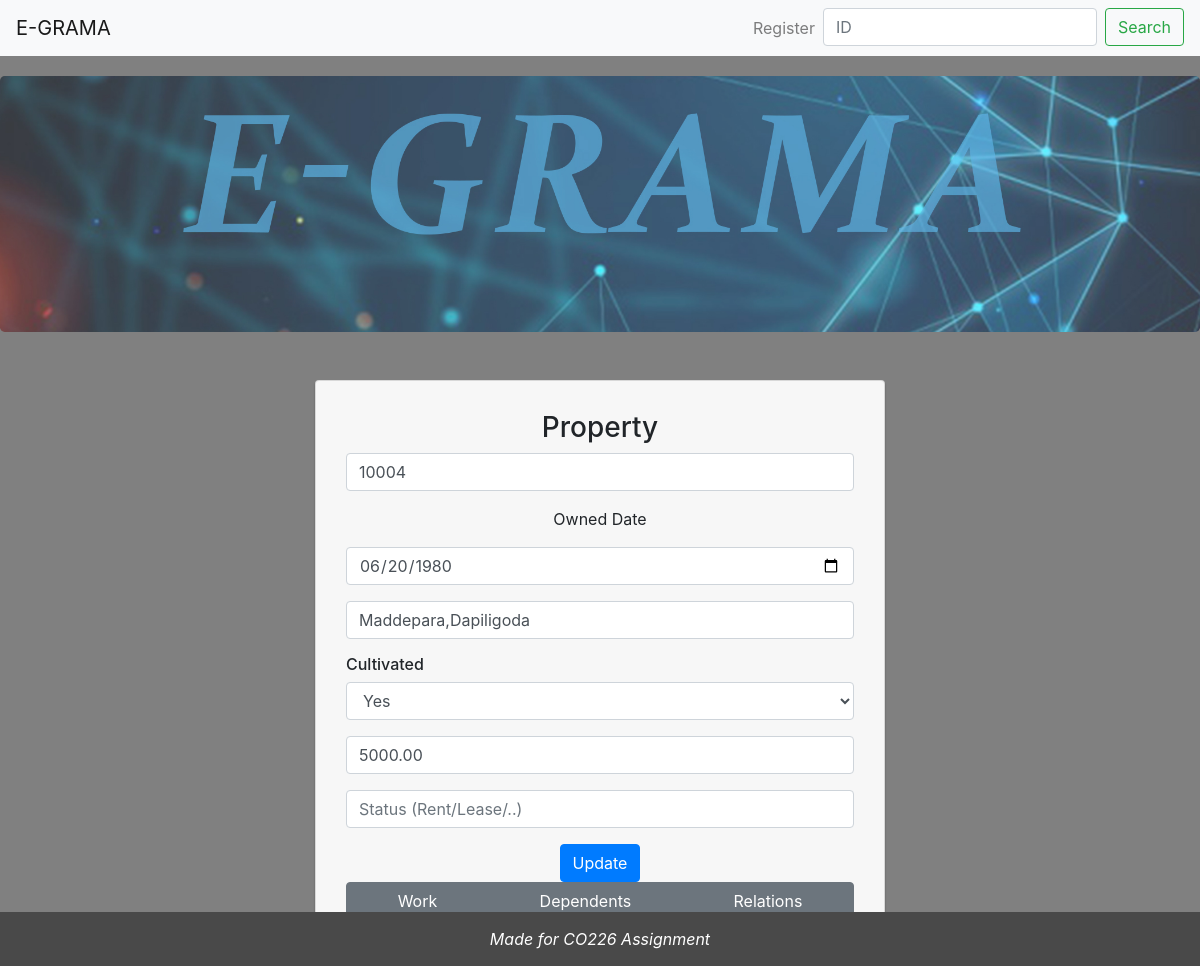
Screenshot of /property.php?edit=10004 with the database file from the repository.
### tables this page shows
CREATE TABLE `tbl_property` (
  `ASSESMENT_NUMBER` char(5) NOT NULL,
  `ID` char(12) NOT NULL,
  `OWNED_DATE` date NOT NULL,
  `ADDRESS` varchar(40) NOT NULL,
  `CULTIVATE_FLAG` char(1) NOT NULL,
  `MEAN_INCOME` decimal(12,2) NOT NULL,
  `STATUS` varchar(20) NOT NULL,
  PRIMARY KEY (`ASSESMENT_NUMBER`),
  KEY `ID` (`ID`),
  CONSTRAINT `tbl_property_ibfk_1` FOREIGN KEY (`ID`) REFERENCES `tbl_person` (`ID`) ON DELETE CASCADE ON UPDATE CASCADE
);

### processProperty.php (called while the page is built, shortened)
<?php require_once 'connection.php'; ?>
<?php
    if(isset($_GET['edit'])){
        $assesment_number = $_GET['edit'];
        $result = $mysqli->query("SELECT * from tbl_property where assesment_number='$assesment_number' ") or die($mysqli->error);
            if(mysqli_num_rows($result) == 1){
                $row = $result->fetch_array();
                $update = true;
                $id = $row['ID'];
                $assesment_number = $row['ASSESMENT_NUMBER'];
                $owned_date = $row['OWNED_DATE'];
                $address = $row['ADDRESS'];
                $mean_income = $row['MEAN_INCOME'];
                $cultivate_flag =$row['CULTIVATE_FLAG'] ;
                $status = $row['STATUS'];
            }
    }
?>

### property.php (the view, shortened to what this page needs)
<!DOCTYPE html>
<html lang="en">
<head>
    <link rel="stylesheet" href="./src/css/bootstrap.min.css">
    <link rel="stylesheet" href="./src/css/style.css">
</head>
<body>
    <nav class="navbar navbar-expand-lg navbar-light bg-light">
        <a class="navbar-brand" href="index.php">E-GRAMA</a>
        <div class="collapse navbar-collapse text-right" id="navbarSupportedContent">
          <ul class="navbar-nav  ml-auto">
            <li class="nav-item ">
            <a class="nav-link " href="person.php?add=new">Register</a>
            </li>
            <li class="nav-item">
                <form action="person.php" method="GET" class="form-inline">
                <input class="form-control mr-sm-2" name="edit" type="search" placeholder="ID" aria-label="Search">
                <button class="btn btn-outline-success my-2 my-sm-0" type="submit" >Search</button>
                </form>
            </li>
          </ul>
        </div>
      </nav>
    <div class="img-responsive jumbotron">
    </div>
    <div class="container-fluid">
        <div class="row mt-5">
            <div class="col-md-6 m-auto">
                <div class="card card-body text-center form">
                    <?php require_once 'processProperty.php'; ?>
                    <form action="processProperty.php" method="post">
                        <h3 class="text-center">Property</h3>
                        <div class="form-group">
                            <input type="text" name="assesment_number" value="<?php echo $assesment_number ;?>" class="form-control" placeholder="Assesment Number" required="required" maxlength="10">
                        </div>
                        <p class="birth">Owned Date</p>
                        <div class="form-group">
                            <input type="date" name="owned_date" value="<?php echo $owned_date ;?>" class="form-control" placeholder="Owned Date" required="required" maxlength="">
                        </div>
                        <div class="form-group">
                            <input type="text" name="address" value="<?php echo $address ;?>" class="form-control" placeholder="Address" required="required" maxlength="40">
                        </div>
                        <h6 class="text-left">Cultivated</h6>
                        <div class="form-group">
                            <select class='form-control' name="cultivate_flag" required="required">
                                <option value="Y" <?php if($cultivate_flag=='Y' || $cultivate_flag=='') echo 'selected' ;?> >Yes</option>
                            </select>
                        </div>
                        <div class="form-group">
                            <input type="number" step=0.01 name="mean_income" value="<?php echo $mean_income;?>" class="form-control" placeholder="Mean Income in LKR" required="required" maxlength="">
                        </div>
                        <div class="form-group">
                            <input type="text" name="status" value="<?php echo $status;?>" class="form-control" placeholder="Status (Rent/Lease/..)" required="required" maxlength="20">
                        </div>
                        <div class="btn-group" role="group" aria-label="Basic example">
                            <?php if($update == true) : ?>
                            <button type="submit" class="btn btn-md btn-primary btn-block" name="update">Update</button>
                            <?php
                            else: ?>
                            <button type="submit" class="btn btn-md btn-primary btn-block" name="save">Add</button>
                            <?php
                            endif; ?>
                        </div>
                    </form>
                    <div class="btn-group" role="group" aria-label="Basic example">
                    <a href="work.php?id=<?php echo $id ;?>" class="btn  btn-md  btn-secondary">Work</a>
                    <a href="dependent.php?id=<?php echo $id; ?>" class="btn  btn-md  btn-secondary">Dependents</a>
                    <a href="relations.php?id=<?php echo $id; ?>" class="btn  btn-md  btn-secondary">Relations</a>
                    </div>
                </div>
            </div>
        </div>
    </div>
    <footer>
        <div class="text-center">Made for CO226 Assignment</div>
    </footer>
</body>
</html>

### src/css/style.css (style rules this page uses)
body { background-color: gray; }
.jumbotron { margin-top:20px; width:100% ; height:10% ; background-image: url("../img/cover.jpg"); background-size:cover; }
@media (min-width: 576px) { .jumbotron { padding: 8rem 8rem; } }
footer { position: fixed; bottom : 0; width:100%; color: white ; font-style: italic; background-color: #494949 ; border: 0 ; padding: 15px ; }
.form { margin-bottom: 15px; background: #f7f7f7; box-shadow: 0px 2px 2px rgba(0, 0, 0, 0.3); padding: 30px; }
nav { background: rgb(248, 244, 244); }

### rows the page displays
tbl_property: assesment_number "10004", owned_date "06/20/1980", address "Maddepara,Dapiligoda", cultivate_flag "Yes", mean_income "5000.00"
